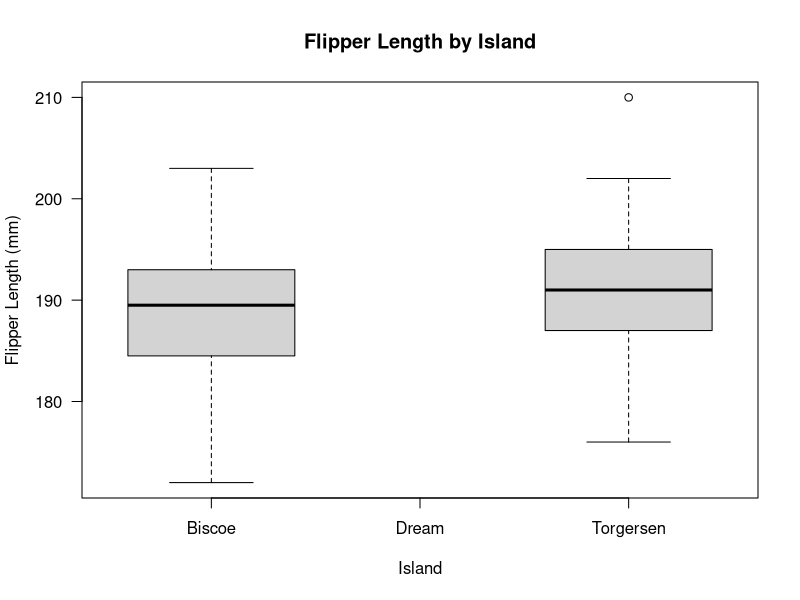
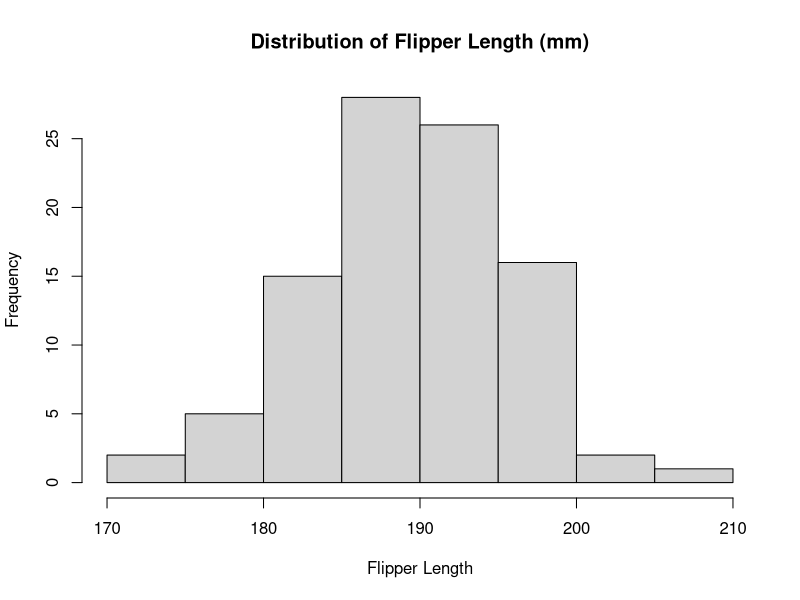
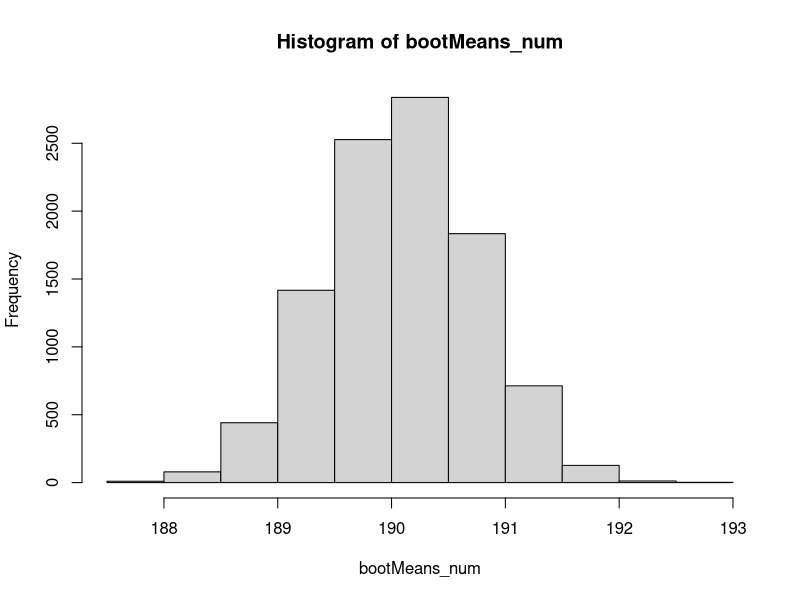
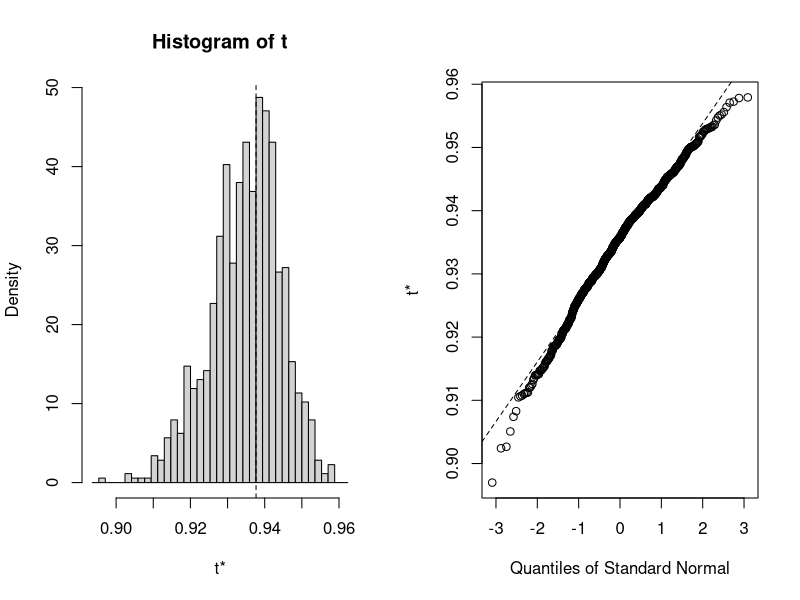

These figures' R source, in order:
## ---- chunk 1

# install.packages("palmerpenguins")
# install.packages("boot")

library(palmerpenguins)
library(boot)
library(tidyverse)

## ---- chunk 2

# load the data
data(penguins)

# see the structure of the data
str(penguins)


## ---- chunk 3
#| code-fold: show

new_penguins_df <- 
  filter(penguins, species == "Adelie", island != "Dream") %>% 
  select(species, island, flipper_length_mm) %>% 
  arrange(island, .by_group = TRUE) %>% 
  drop_na()

str(new_penguins_df)

## ---- chunk 4
#| code-fold: show

# check the boxplot of the data
boxplot(
  new_penguins_df$flipper_length_mm ~ new_penguins_df$island, las = 1, 
  ylab = "Flipper Length (mm)",
  xlab = "Island",
  main = "Flipper Length by Island"
)

# check the histogram of the data
hist(
  x = new_penguins_df$flipper_length_mm,
  main = "Distribution of Flipper Length (mm)",
  xlab = "Flipper Length"
)

## ---- chunk 5
#| code-fold: show

# set a seed so that our random results can be replicated by other people:
set.seed(20150516)

# take a random re-sample of the data that is the *same size*
N <- length(new_penguins_df$flipper_length_mm)

# a random sample:
sample(new_penguins_df$flipper_length_mm, size = N, replace = TRUE)

# number of bootstrap samples
B_int <- 10000

# create a list of these thousands of samples 
bootstrapSamples_ls <- map(
  .x = 1:B_int,
  .f = ~{
    sample(new_penguins_df$flipper_length_mm, size = N, replace = TRUE)
  }
)

# subset of the random samples 
bootstrapSamples_ls[1:3]

## ---- chunk 6

# The Sample Mean
bootMeans_num <-
  bootstrapSamples_ls %>%
  # the map_dbl() function takes in a list and returns an atomic vector of type
  #   double (numeric)
  map_dbl(mean)

# a normally distributed histogram using the samples from bootstrapping
hist(bootMeans_num)

# 95% confidence interval?
quantile(bootMeans_num, probs = c(0.025, 0.975))

## ---- chunk 7

# Custom function to find correlation between the bill length and depth 
corr.fun <- function(data, idx) {
  
# vector of indices that the boot function uses
  df <- data[idx, ]

# Find the spearman correlation between
# the 3rd (length) and 5th (depth) columns of dataset
  cor(df[, 3], df[, 4], method = 'spearman')
}

# Setting the seed for reproducability of results
set.seed(42)

# Calling the boot function with the dataset
bootstrap <- boot(iris, corr.fun, R = 1000)

# Display the result of boot function
bootstrap

# Plot the bootstrap sampling distribution using ggplot
plot(bootstrap)

# Function to find the bootstrap CI
boot.ci(
  boot.out = bootstrap,
	type = "perc"
)

